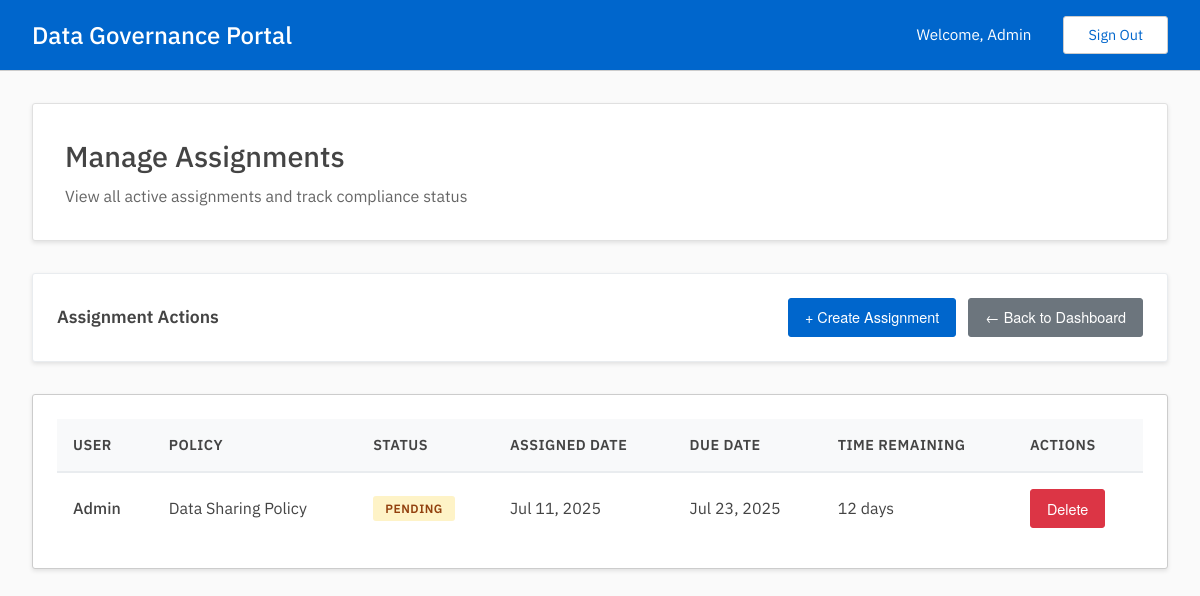
The app's page /admin/manage_assignments (signed in) with its own data.
### tables this page shows
CREATE TABLE users(
        uuid TEXT UNIQUE NOT NULL PRIMARY KEY,
        email TEXT UNIQUE NOT NULL,
        password_hash TEXT NOT NULL,
        name TEXT NOT NULL,
        is_admin INTEGER NOT NULL DEFAULT 0
        );

CREATE TABLE assignments(
        uuid TEXT UNIQUE NOT NULL PRIMARY KEY,
        user TEXT NOT NULL,
        policy TEXT NOT NULL,
        assigned_at INTEGER,
        timeframe_seconds INTEGER,
        completed_at INTEGER,
        FOREIGN KEY (user) REFERENCES users(uuid) ON DELETE CASCADE ON UPDATE CASCADE,
        FOREIGN KEY (policy) REFERENCES policies(uuid) ON DELETE CASCADE ON UPDATE CASCADE
        );

CREATE TABLE policies(
        uuid TEXT UNIQUE NOT NULL PRIMARY KEY,
        name TEXT UNIQUE NOT NULL,
        description TEXT,
        pdf_link TEXT
        );

### admin.py (the view)
@admin.route('/manage_assignments', methods=['GET'])
@admin_required
def manage_assignments():
    assignments = read_get_pending_assignments()
    return render_template('admin/manage_assignments/hub.html',
                         assignments=assignments["data"],
                         now=int(time()))

### app.py (called while the page is built)
@app.template_filter('timestamp_to_date')
def timestamp_to_date(timestamp):
    if timestamp:
        try:
            dt = datetime.fromtimestamp(timestamp)
            return dt.strftime('%b %d, %Y')
        except (ValueError, TypeError):
            return 'Invalid Date'
    return 'N/A'

### auth.py (called while the page is built)
def admin_required(f):
    @wraps(f)
    def wrap(*args, **kwargs):
        if session['user']['is_admin']:
            return f(*args, **kwargs)
        else:
            print("403: User is not an admin.")
            return redirect(url_for('user.dashboard'))
    return wrap

### db.py (called while the page is built)
def get_conn_curs():
    conn = sqlite3.connect(DATABASE)
    conn.row_factory = sqlite3.Row
    curs = conn.cursor()
    curs.execute("PRAGMA foreign_keys = ON")
    return conn, curs

def commit_close(conn, curs):
    conn.commit()
    curs.close()
    conn.close()

def get_pending_assignments():
    conn, curs = get_conn_curs()
    curs.execute("""
        SELECT a.*, u.name as user_name, p.name as policy_name
        FROM assignments a
        JOIN users u ON a.user = u.uuid
        JOIN policies p ON a.policy = p.uuid
        WHERE a.completed_at IS NULL
    """)
    assignments = curs.fetchall()
    commit_close(conn, curs)
    return {
        "status": "200",
        "message": "Pending assignments found successfully",
        "data": assignments
    }

### templates/admin/manage_assignments/hub.html (shortened to what this page needs)
{% extends "base.html" %}
{% block content %}
<div class="dashboard-header">
    <h2>Manage Assignments</h2>
    <p>View all active assignments and track compliance status</p>
</div>
<div class="quick-actions">
    <h3 class="quick-actions-title">Assignment Actions</h3>
    <div class="quick-actions-buttons">
        <a href="{{ url_for('admin.create_assignment') }}" class="btn btn-action">
            + Create Assignment
        </a>
        <a href="{{ url_for('admin.dashboard') }}" class="btn btn-secondary">
            ← Back to Dashboard
        </a>
    </div>
</div>
<div class="table-container">
    {% if assignments %}
    <table class="data-table">
        <thead>
            <tr>
                <th>User</th>
                <th>Policy</th>
                <th>Status</th>
                <th>Assigned Date</th>
                <th>Due Date</th>
                <th>Time Remaining</th>
                <th>Actions</th>
            </tr>
        </thead>
        <tbody>
            {% for assignment in assignments %}
            <tr>
                <td>
                    <div style="font-weight: 500;">{{ assignment["user_name"] }}</div>
                </td>
                <td>{{ assignment["policy_name"] }}</td>
                <td>
                    {% if assignment["completed_at"] %}
                        <span class="status-badge status-completed">Completed</span>
                    {% else %}
                        {% set time_left = (assignment["assigned_at"] + assignment["timeframe_seconds"]) - now %}
                        {% if time_left < 0 %}
                            <span class="status-badge status-overdue">Overdue</span>
                        {% else %}
                            <span class="status-badge status-pending">Pending</span>
                        {% endif %}
                    {% endif %}
                </td>
                <td>{{ assignment["assigned_at"] | timestamp_to_date }}</td>
                <td>
                    {{ (assignment["assigned_at"] + assignment["timeframe_seconds"]) | timestamp_to_date }}
                </td>
                <td>
                    {% if not assignment["completed_at"] %}
                        {% set time_left = (assignment["assigned_at"] + assignment["timeframe_seconds"]) - now %}
                        {% if time_left > 0 %}
                            {{ (time_left / 86400) | round | int }} days
                        {% else %}
                            <span style="color: #dc3545; font-weight: 500;">
                                {{ ((time_left / 86400) | abs | round | int) }} days overdue
                            </span>
                        {% endif %}
                    {% else %}
                        <span style="color: #28a745;">✓ Completed</span>
                    {% endif %}
                </td>
                <td>
                    <form method="POST" action="{{ url_for('admin.delete_assignment') }}" onsubmit="return confirm('Are you sure you want to delete this assignment?');">
                        <button type="submit" class="btn btn-danger btn-sm">Delete</button>
                    </form>
                </td>
            </tr>
            {% endfor %}
        </tbody>
    </table>
    {% else %}
    <div class="empty-state">
        <div class="empty-state-icon">📋</div>
        <p class="empty-state-text">No assignments found. Create a new assignment to get started.</p>
    </div>
    {% endif %}
</div>
{% endblock %}

### templates/base.html (shortened to what this page needs)
<!DOCTYPE html>
<html lang="en">
<head>
    <link rel="stylesheet" href="{{ url_for('static', filename='styles.css') }}">
</head>
<body>
    {% if session.get('user') %}
    <header class="header">
        <div class="header-content">
            <div class="header-left">
                <h1>Data Governance Portal</h1>
            </div>
            <div class="header-right">
                <span class="welcome-text">Welcome, {{ session['user']['name'] }}</span>
                <a href="{{ url_for('login') }}" class="sign-out-btn">Sign Out</a>
            </div>
        </div>
    </header>
    {% endif %}
    <main class="main-content">
        {% block content %}{% endblock %}
    </main>
</body>
</html>

### static/styles.css (style rules this page uses)
* { margin: 0; padding: 0; box-sizing: border-box; }
body { font-family: 'IBM Plex Sans'; color: #444; line-height: 1.42; min-height: 100vh; display: flex; flex-direction: column; background-color: #fafafa; }
.header { background-color: #06c; color: white; padding: 1rem 0; box-shadow: rgba(0,0,0,0.2) 0 2px 8px; border-bottom: 1px solid #ccc; }
.header-content { max-width: 1200px; margin: 0 auto; color: white; padding: 0 2rem; display: flex; justify-content: space-between; align-items: center; }
.header-left { display: flex; align-items: center; gap: 0.5rem; }
.header h1 { font-size: 1.5rem; font-weight: 500; color: white; }
.header-right { display: flex; align-items: center; gap: 2rem; }
.welcome-text { font-size: 0.95rem; color: white; }
.sign-out-btn { background-color: transparent; color: #06c; border: 1px solid #ccc; padding: 0.5rem 1.5rem; border-radius: 3px; text-decoration: none; transition: all 0.3s ease; font-size: 0.9rem; background-color: white; }
.main-content { flex: 1; max-width: 1200px; width: 100%; margin: 0 auto; background-color: #fafafa; padding: 2rem; }
.dashboard-header { background-color: white; padding: 2rem; border-radius: 3px; margin-bottom: 2rem; box-shadow: rgba(0,0,0,0.1) 0 2px 4px; border: 1px solid #e0e0e0; }
.dashboard-header h2 { color: #444; font-size: 1.8rem; margin-bottom: 0.5rem; font-weight: 500; }
.dashboard-header p { color: #666; font-size: 1rem; }
.table-container { background-color: white; border-radius: 3px; padding: 1.5rem; box-shadow: rgba(0,0,0,0.1) 0 2px 4px; border: 1px solid #ccc; overflow-x: auto; }
.data-table { width: 100%; border-collapse: collapse; }
.data-table th { background-color: #f8f9fa; color: #444; font-weight: 600; text-align: left; padding: 1rem; border-bottom: 2px solid #e9ecef; font-size: 0.9rem; text-transform: uppercase; letter-spacing: 0.5px; }
.data-table td { padding: 1rem; border-bottom: 1px solid #e9ecef; color: #444; }
.data-table tr:last-child td { border-bottom: none; }
.btn { padding: 0.5rem 1rem; border-radius: 3px; text-decoration: none; font-size: 0.9rem; cursor: pointer; transition: all 0.3s ease; border: 1px solid transparent; display: inline-block; text-align: center; font-family: 'Helvetica Neue', 'Helvetica', 'Arial', sans-serif; }
.btn-action { background-color: #06c; color: white; border-color: #06c; }
.btn-secondary { background-color: #6c757d; color: white; border-color: #6c757d; }
.btn-danger { background-color: #dc3545; color: white; border-color: #dc3545; }
.status-badge { display: inline-block; padding: 0.25rem 0.75rem; border-radius: 3px; font-size: 0.75rem; font-weight: 600; text-transform: uppercase; letter-spacing: 0.5px; }
.status-pending { background: #fef3c7; color: #92400e; }
.quick-actions { background: white; border-radius: 3px; padding: 1.5rem; margin-bottom: 2rem; box-shadow: rgba(0,0,0,0.1) 0 2px 4px; border: 1px solid #e9ecef; display: flex; justify-content: space-between; align-items: center; flex-wrap: wrap; gap: 1rem; }
.quick-actions-title { font-size: 1.1rem; font-weight: 600; color: #444; }
.quick-actions-buttons { display: flex; gap: 0.75rem; flex-wrap: wrap; }

### records on screen
users: user.name "Admin"
assignments: user_name "Admin", policy_name "Data Sharing Policy", shows "PENDING", assigned_at "Jul 11, 2025", assigned_at+timeframe_seconds "Jul 23, 2025"
